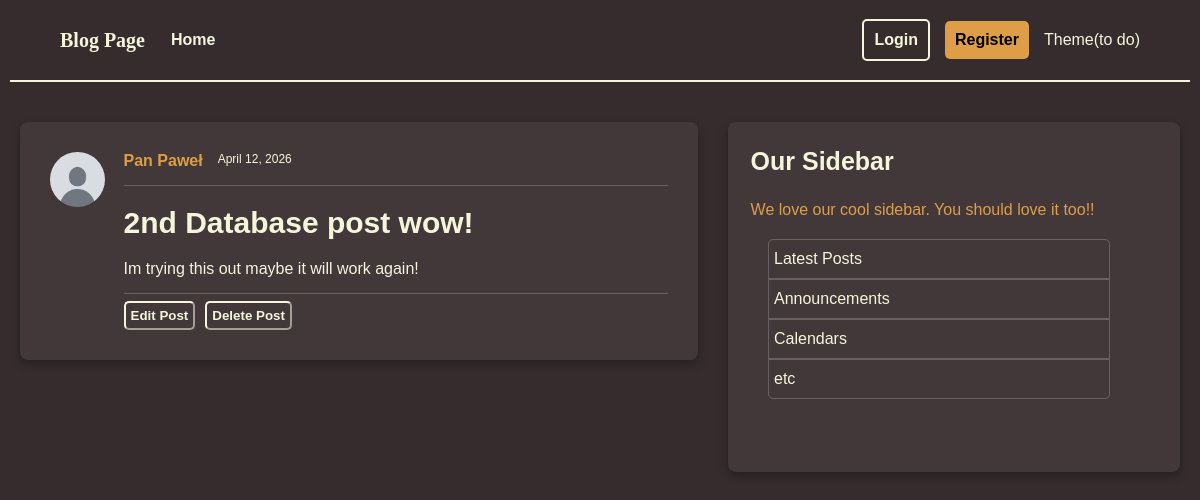
The app's page /posts/2, older data.
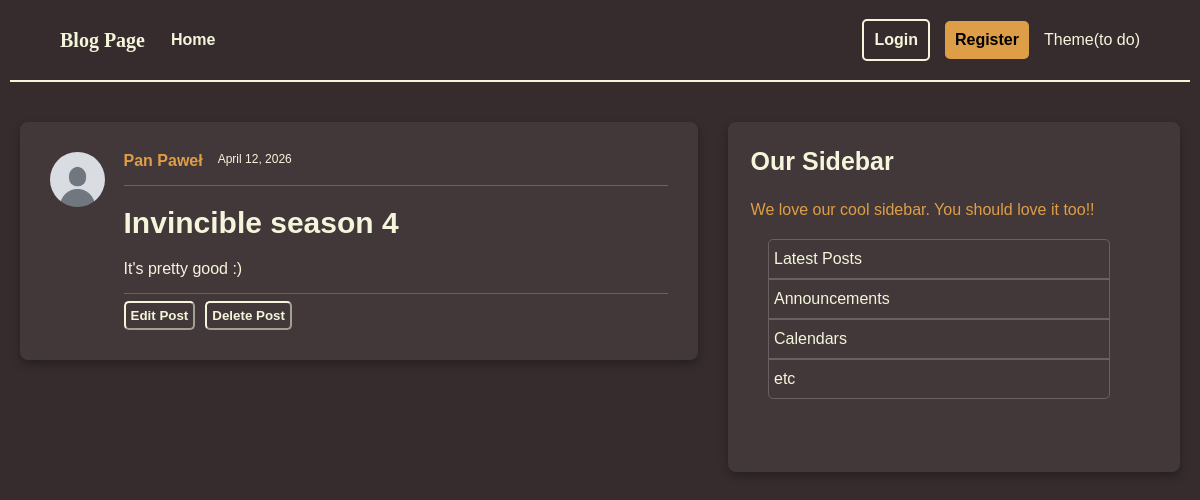
The same page, newer data.
### models.py (models this page shows)
class Post(Base):
    __tablename__ = "posts"
    id: Mapped[int] = mapped_column(Integer, primary_key=True, index=True)
    title: Mapped[str] = mapped_column(String(100), nullable=False)
    content: Mapped[str] = mapped_column(Text, nullable=False)
    user_id: Mapped[int] = mapped_column(
        ForeignKey("users.id"),
        nullable=False,
        index=True,
    )
    date_posted: Mapped[datetime] = mapped_column(
        DateTime(timezone=True),
        default=lambda: datetime.now(UTC),
    )
    author: Mapped[User] = relationship(back_populates="posts")

### main.py (the view)
@app.get("/posts/{post_id}", include_in_schema=False)
def post_page(request: Request, post_id: int, db: Annotated[Session, Depends(get_db)]):
    result = db.execute(select(models.Post).where(models.Post.id == post_id))
    post = result.scalars().first()
    if post:
        title = post.title[:50]
        return template.TemplateResponse(
            request,
            "post.html",
            {"post": post, "title": title},
        )
    else:
        raise HTTPException(
            status_code = status.HTTP_404_NOT_FOUND,
            detail = "Post not found",
        )

### templates/post.html
{% extends "layout.html" %}
{% block content %}
        <div class="container">
            <div class="full_post">
                <img class="profile_pic" src="{{ post.author.image_path }}" alt="A profile picture of {{ post.author.username }}">
                <div class="post-content">
                <div class="author-and-date">
                    <a class="author" href="#">{{ post.author.username }}</a>
                    <small class="date_posted">{{ post.date_posted.strftime('%B %d, %Y') }}</small>
                </div>
                <hr class="post-line">
                <h2>
                <a class="title" href="#">{{ post.title }}</a>
                </h2>
                <p class="content">{{ post.content }}</p>
                <hr class="post-line">
                <div class="post-buttons">
                    <button id="edit-button">Edit Post</button>
                    <button id="delete-button">Delete Post</button>
                </div>
            </div>
            </div>
        </div>
{% endblock content %}

Row changes from the older to the newer data that the page shows:
changed Post: title "2nd Database post wow!" → "Invincible season 4"; content "Im trying this out maybe it will work again!" → "It's pretty good :)"
